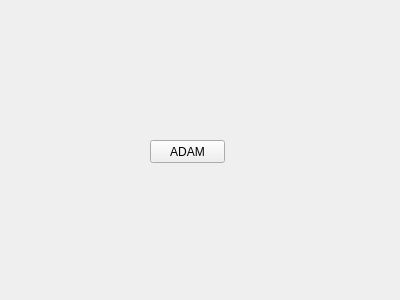
<?xml version="1.0" encoding="UTF-8"?>
<ui version="4.0">
 <class>Widget_ADAM</class>
 <widget class="QWidget" name="Widget_ADAM">
  <property name="geometry">
   <rect>
    <x>0</x>
    <y>0</y>
    <width>400</width>
    <height>300</height>
   </rect>
  </property>
  <property name="windowTitle">
   <string>Form</string>
  </property>
  <widget class="QPushButton" name="pushButton">
   <property name="geometry">
    <rect>
     <x>150</x>
     <y>140</y>
     <width>75</width>
     <height>23</height>
    </rect>
   </property>
   <property name="text">
    <string>ADAM</string>
   </property>
  </widget>
 </widget>
 <resources/>
 <connections/>
</ui>
